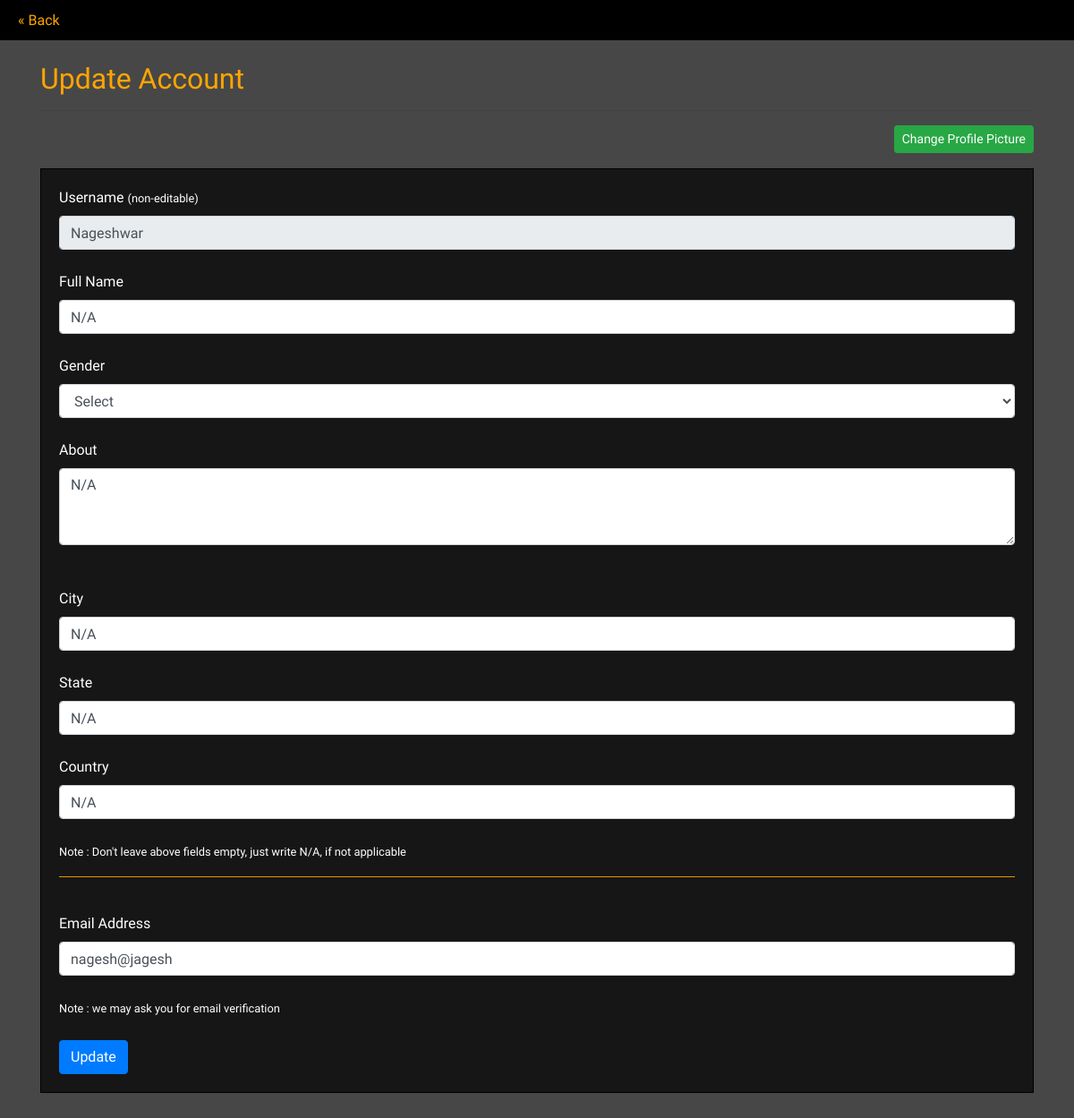
The app's page /user/account/update (signed in) with its own data.
### app.py (models this page shows, shortened)
class AccountDetails(db.Model):
    detail_id = db.Column(db.Integer, primary_key=True)
    detail_username = db.Column(db.String(20), nullable=False)
    detail_fullname = db.Column(db.String(30), nullable=True)
    detail_gender = db.Column(db.String(10), nullable=True)
    detail_bio = db.Column(db.Text, nullable=True)
    detail_country = db.Column(db.String(20), nullable=True)
    detail_state = db.Column(db.String(20), nullable=True)
    detail_city = db.Column(db.String(20), nullable=True)

class MasterData(db.Model):
    id = db.Column(db.Integer, primary_key=True)
    username = db.Column(db.String, nullable=False)
    email = db.Column(db.String, nullable=False)
    password = db.Column(db.String, nullable=False)

### app.py (the view)
@app.route('/user/account/update', methods = ['GET', 'POST'])
def account_update():
    username = session['username']
    updating_account = MasterData.query.filter(MasterData.username == username).first()
    up_email = updating_account.email
    up_password = updating_account.password
    updating_account = AccountDetails.query.filter(AccountDetails.detail_username == username).first()
    up_bio = updating_account.detail_bio
    up_fullname = updating_account.detail_fullname
    up_city = updating_account.detail_city
    up_state =  updating_account.detail_state
    up_country = updating_account.detail_country
    up_gender = updating_account.detail_gender
    if request.method == 'POST':
        new_fullname = request.form['fullname']
        new_bio = request.form['bio']
        new_gender = request.form['gender']
        new_city = request.form['city']
        new_state = request.form['state']
        new_country = request.form['country']
        new_email = request.form['email']
        updating_account = MasterData.query.filter(MasterData.username == username).first()
        updating_account.email = new_email
        db.session.commit()
        updating_account = AccountDetails.query.filter(AccountDetails.detail_username == username).first()
        updating_account.detail_fullname = new_fullname
        updating_account.detail_bio = new_bio
        updating_account.detail_gender = new_gender
        updating_account.detail_city = new_city
        updating_account.detail_state = new_state
        updating_account.detail_country = new_country
        db.session.commit()
        flash("Account details Updated!")
        return redirect(url_for('account'))
    else:
        return render_template('updateaccount.html', username=username, gender=up_gender, bio=up_bio, fullname=up_fullname, city=up_city, state=up_state, country=up_country, email=up_email)

### templates/updateaccount.html (shortened to what this page needs)
{% extends 'base.html' %}
{% block body %}
<div class="logon-nav">
    <a href="{{url_for('settings')}}" style="color: orange;"> &laquo; Back</a>
</div>
<div class="container" style="font-family: 'Goldman'">
    <br>
    <h2>Update Account</h2>
    <hr>
    <a class="btn btn-success btn-sm" href="{{url_for('change_profile')}}" style="float: right;">Change Profile
        Picture</a>
    <br><br>
    <div class="form-group">
        <form action="" method="POST">
            <label>Username</label> <small>(non-editable)</small>
            <input type="text" class="form-control" name="username" id="username" placeholder="{{username}}"
                value="{{username}}" readonly>
            <br>
            <label>Full Name</label>
            <input type="text" class="form-control" name="fullname" id="fullname" value="{{fullname}}"
                placeholder="Fullname" required><br>
            <label for="gender">Gender</label>
            <select id="gender" class="form-control" name="gender">
                <option value="N/A">Select</option>
            </select>
            <br>
            <label>About</label>
            <textarea name="bio" class="form-control" id="bio" cols="50" rows="3" placeholder="About"
                required>{{bio}}</textarea><br><br>
            <label for="city">City</label>
            <input type="text" class="form-control" id="city" name="city" placeholder="City" value="{{city}}"
                required><br>
            <label for="state">State</label>
            <input type="text" class="form-control" id="state" name="state" placeholder="State" value="{{state}}"
                required><br>
            <label for="country">Country</label>
            <input type="text" class="form-control" id="country" name="country" placeholder="Country"
                value="{{country}}" required>
            <br><small>Note : Don't leave above fields empty, just write N/A, if not applicable</small>
            <hr style="background-color: orange; "><br>
            <label for="country">Email Address</label>
            <input type="text" class="form-control" id="email" name="email" placeholder="Email" value="{{email}}"
                required>
            <br><small>Note : we may ask you for email verification</small>
            <br><br>
            <button class="btn btn-primary" type="submit" value="submit">Update</button>
        </form>
    </div>
</div>
<br><br><br>
{% endblock %}

### templates/updateaccount.html (style rules this page uses)
body { background-color: rgb(71, 71, 71); }
h2 { color: orange; }
form { border: 1px solid black; padding: 20px; font-family: 'Goldman'; background-color: rgb(22, 22, 22); color: white; }
form label { color: white; }
form input { padding: 5px; }
form textarea { padding: 5px; border-radius: 5px; }
.logon-nav { width: 100%; line-height: 45px; background-color: black; }
.logon-nav a { color: white; font-family: 'Goldman'; padding: 5px 20px 5px 20px; }

### templates/base.html (style rules this page uses)
body { height: 100vh; }

### records on screen
AccountDetails: fullname "N/A", bio "N/A", city "N/A", state "N/A", country "N/A"
MasterData: email "nagesh@jagesh"
